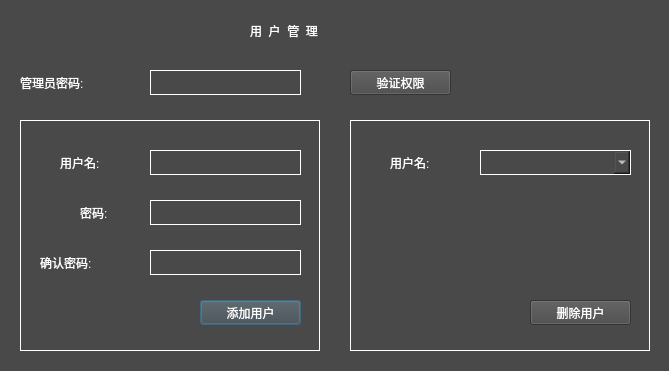
<?xml version="1.0" encoding="UTF-8"?>
<ui version="4.0">
 <class>UserManagementClass</class>
 <widget class="QDialog" name="UserManagementClass">
  <property name="geometry">
   <rect>
    <x>0</x>
    <y>0</y>
    <width>669</width>
    <height>371</height>
   </rect>
  </property>
  <property name="minimumSize">
   <size>
    <width>669</width>
    <height>371</height>
   </size>
  </property>
  <property name="maximumSize">
   <size>
    <width>669</width>
    <height>371</height>
   </size>
  </property>
  <property name="windowTitle">
   <string>UserManagement</string>
  </property>
  <property name="styleSheet">
   <string notr="true">background-color: rgb(73, 73, 73);
color: rgb(255, 255, 255);
font: 10pt &quot;新宋体&quot;;</string>
  </property>
  <widget class="QLabel" name="label">
   <property name="geometry">
    <rect>
     <x>250</x>
     <y>20</y>
     <width>171</width>
     <height>21</height>
    </rect>
   </property>
   <property name="minimumSize">
    <size>
     <width>171</width>
     <height>21</height>
    </size>
   </property>
   <property name="maximumSize">
    <size>
     <width>171</width>
     <height>21</height>
    </size>
   </property>
   <property name="styleSheet">
    <string notr="true">color: rgb(255, 255, 255);
font: 17pt &quot;新宋体&quot;;</string>
   </property>
   <property name="text">
    <string>用  户  管  理</string>
   </property>
  </widget>
  <widget class="QLabel" name="label_2">
   <property name="geometry">
    <rect>
     <x>20</x>
     <y>70</y>
     <width>111</width>
     <height>25</height>
    </rect>
   </property>
   <property name="minimumSize">
    <size>
     <width>111</width>
     <height>25</height>
    </size>
   </property>
   <property name="maximumSize">
    <size>
     <width>111</width>
     <height>25</height>
    </size>
   </property>
   <property name="styleSheet">
    <string notr="true">color: rgb(255, 255, 255);
font: 15pt &quot;新宋体&quot;;</string>
   </property>
   <property name="text">
    <string>管理员密码:</string>
   </property>
  </widget>
  <widget class="QWidget" name="widget" native="true">
   <property name="geometry">
    <rect>
     <x>20</x>
     <y>120</y>
     <width>300</width>
     <height>231</height>
    </rect>
   </property>
   <property name="minimumSize">
    <size>
     <width>300</width>
     <height>231</height>
    </size>
   </property>
   <property name="maximumSize">
    <size>
     <width>300</width>
     <height>231</height>
    </size>
   </property>
   <property name="styleSheet">
    <string notr="true">QWidget#widget{
border:1px solid rgb(255,255,255);
}</string>
   </property>
   <widget class="QLabel" name="label_3">
    <property name="geometry">
     <rect>
      <x>40</x>
      <y>30</y>
      <width>71</width>
      <height>25</height>
     </rect>
    </property>
    <property name="minimumSize">
     <size>
      <width>71</width>
      <height>25</height>
     </size>
    </property>
    <property name="maximumSize">
     <size>
      <width>71</width>
      <height>25</height>
     </size>
    </property>
    <property name="styleSheet">
     <string notr="true">color: rgb(255, 255, 255);
font: 15pt &quot;新宋体&quot;;</string>
    </property>
    <property name="text">
     <string>用户名:</string>
    </property>
   </widget>
   <widget class="QLabel" name="label_4">
    <property name="geometry">
     <rect>
      <x>60</x>
      <y>80</y>
      <width>51</width>
      <height>25</height>
     </rect>
    </property>
    <property name="minimumSize">
     <size>
      <width>51</width>
      <height>25</height>
     </size>
    </property>
    <property name="maximumSize">
     <size>
      <width>51</width>
      <height>25</height>
     </size>
    </property>
    <property name="styleSheet">
     <string notr="true">color: rgb(255, 255, 255);
font: 15pt &quot;新宋体&quot;;</string>
    </property>
    <property name="text">
     <string>密码:</string>
    </property>
   </widget>
   <widget class="QLabel" name="label_5">
    <property name="geometry">
     <rect>
      <x>20</x>
      <y>130</y>
      <width>91</width>
      <height>25</height>
     </rect>
    </property>
    <property name="minimumSize">
     <size>
      <width>91</width>
      <height>25</height>
     </size>
    </property>
    <property name="maximumSize">
     <size>
      <width>91</width>
      <height>25</height>
     </size>
    </property>
    <property name="styleSheet">
     <string notr="true">color: rgb(255, 255, 255);
font: 15pt &quot;新宋体&quot;;</string>
    </property>
    <property name="text">
     <string>确认密码:</string>
    </property>
   </widget>
   <widget class="QLineEdit" name="lineEditNewUser">
    <property name="geometry">
     <rect>
      <x>130</x>
      <y>30</y>
      <width>151</width>
      <height>25</height>
     </rect>
    </property>
    <property name="minimumSize">
     <size>
      <width>151</width>
      <height>25</height>
     </size>
    </property>
    <property name="maximumSize">
     <size>
      <width>151</width>
      <height>25</height>
     </size>
    </property>
    <property name="styleSheet">
     <string notr="true">border:1px solid rgb(255,255,255);color: rgb(255, 255, 255);font: 12pt &quot;新宋体&quot;;</string>
    </property>
   </widget>
   <widget class="QLineEdit" name="lineEditNewUserPassword">
    <property name="geometry">
     <rect>
      <x>130</x>
      <y>80</y>
      <width>151</width>
      <height>25</height>
     </rect>
    </property>
    <property name="minimumSize">
     <size>
      <width>151</width>
      <height>25</height>
     </size>
    </property>
    <property name="maximumSize">
     <size>
      <width>151</width>
      <height>25</height>
     </size>
    </property>
    <property name="styleSheet">
     <string notr="true">border:1px solid rgb(255,255,255);color: rgb(255, 255, 255);font: 12pt &quot;新宋体&quot;;</string>
    </property>
    <property name="echoMode">
     <enum>QLineEdit::PasswordEchoOnEdit</enum>
    </property>
   </widget>
   <widget class="QLineEdit" name="lineEditNewUserPasswordAgain">
    <property name="geometry">
     <rect>
      <x>130</x>
      <y>130</y>
      <width>151</width>
      <height>25</height>
     </rect>
    </property>
    <property name="minimumSize">
     <size>
      <width>151</width>
      <height>25</height>
     </size>
    </property>
    <property name="maximumSize">
     <size>
      <width>151</width>
      <height>25</height>
     </size>
    </property>
    <property name="styleSheet">
     <string notr="true">border:1px solid rgb(255,255,255);color: rgb(255, 255, 255);font: 12pt &quot;新宋体&quot;;</string>
    </property>
    <property name="echoMode">
     <enum>QLineEdit::PasswordEchoOnEdit</enum>
    </property>
   </widget>
   <widget class="QPushButton" name="pushButtonAdd">
    <property name="geometry">
     <rect>
      <x>180</x>
      <y>180</y>
      <width>101</width>
      <height>25</height>
     </rect>
    </property>
    <property name="minimumSize">
     <size>
      <width>101</width>
      <height>25</height>
     </size>
    </property>
    <property name="maximumSize">
     <size>
      <width>101</width>
      <height>25</height>
     </size>
    </property>
    <property name="styleSheet">
     <string notr="true">color: rgb(255, 255, 255);
font: 14pt &quot;新宋体&quot;;</string>
    </property>
    <property name="text">
     <string>添加用户</string>
    </property>
   </widget>
  </widget>
  <widget class="QWidget" name="widget_2" native="true">
   <property name="geometry">
    <rect>
     <x>350</x>
     <y>120</y>
     <width>300</width>
     <height>231</height>
    </rect>
   </property>
   <property name="minimumSize">
    <size>
     <width>300</width>
     <height>231</height>
    </size>
   </property>
   <property name="maximumSize">
    <size>
     <width>300</width>
     <height>231</height>
    </size>
   </property>
   <property name="styleSheet">
    <string notr="true">QWidget#widget_2{
border:1px solid rgb(255,255,255);
}</string>
   </property>
   <widget class="QLabel" name="label_7">
    <property name="geometry">
     <rect>
      <x>40</x>
      <y>30</y>
      <width>71</width>
      <height>25</height>
     </rect>
    </property>
    <property name="minimumSize">
     <size>
      <width>71</width>
      <height>25</height>
     </size>
    </property>
    <property name="maximumSize">
     <size>
      <width>71</width>
      <height>25</height>
     </size>
    </property>
    <property name="styleSheet">
     <string notr="true">color: rgb(255, 255, 255);
font: 15pt &quot;新宋体&quot;;</string>
    </property>
    <property name="text">
     <string>用户名:</string>
    </property>
   </widget>
   <widget class="QComboBox" name="comboBoxUser">
    <property name="geometry">
     <rect>
      <x>130</x>
      <y>30</y>
      <width>151</width>
      <height>25</height>
     </rect>
    </property>
    <property name="minimumSize">
     <size>
      <width>151</width>
      <height>25</height>
     </size>
    </property>
    <property name="maximumSize">
     <size>
      <width>151</width>
      <height>25</height>
     </size>
    </property>
    <property name="styleSheet">
     <string notr="true">border:1px solid rgb(255,255,255);color: rgb(255, 255, 255);font: 12pt &quot;新宋体&quot;;</string>
    </property>
   </widget>
   <widget class="QPushButton" name="pushButtonCut">
    <property name="geometry">
     <rect>
      <x>180</x>
      <y>180</y>
      <width>101</width>
      <height>25</height>
     </rect>
    </property>
    <property name="minimumSize">
     <size>
      <width>101</width>
      <height>25</height>
     </size>
    </property>
    <property name="maximumSize">
     <size>
      <width>101</width>
      <height>25</height>
     </size>
    </property>
    <property name="styleSheet">
     <string notr="true">color: rgb(255, 255, 255);
font: 14pt &quot;新宋体&quot;;</string>
    </property>
    <property name="text">
     <string>删除用户</string>
    </property>
   </widget>
  </widget>
  <widget class="QLineEdit" name="lineEditAdmin">
   <property name="geometry">
    <rect>
     <x>150</x>
     <y>70</y>
     <width>151</width>
     <height>25</height>
    </rect>
   </property>
   <property name="minimumSize">
    <size>
     <width>151</width>
     <height>25</height>
    </size>
   </property>
   <property name="maximumSize">
    <size>
     <width>151</width>
     <height>25</height>
    </size>
   </property>
   <property name="styleSheet">
    <string notr="true">border:1px solid rgb(255,255,255);color: rgb(255, 255, 255);font: 12pt &quot;新宋体&quot;;</string>
   </property>
   <property name="frame">
    <bool>true</bool>
   </property>
   <property name="echoMode">
    <enum>QLineEdit::Password</enum>
   </property>
  </widget>
  <widget class="QPushButton" name="pushButtonTest">
   <property name="geometry">
    <rect>
     <x>350</x>
     <y>70</y>
     <width>101</width>
     <height>25</height>
    </rect>
   </property>
   <property name="minimumSize">
    <size>
     <width>101</width>
     <height>25</height>
    </size>
   </property>
   <property name="maximumSize">
    <size>
     <width>101</width>
     <height>25</height>
    </size>
   </property>
   <property name="styleSheet">
    <string notr="true">color: rgb(255, 255, 255);
font: 14pt &quot;新宋体&quot;;</string>
   </property>
   <property name="text">
    <string>验证权限</string>
   </property>
  </widget>
 </widget>
 <layoutdefault spacing="6" margin="11"/>
 <resources>
  <include location="usermanagement.qrc"/>
 </resources>
 <connections/>
</ui>
